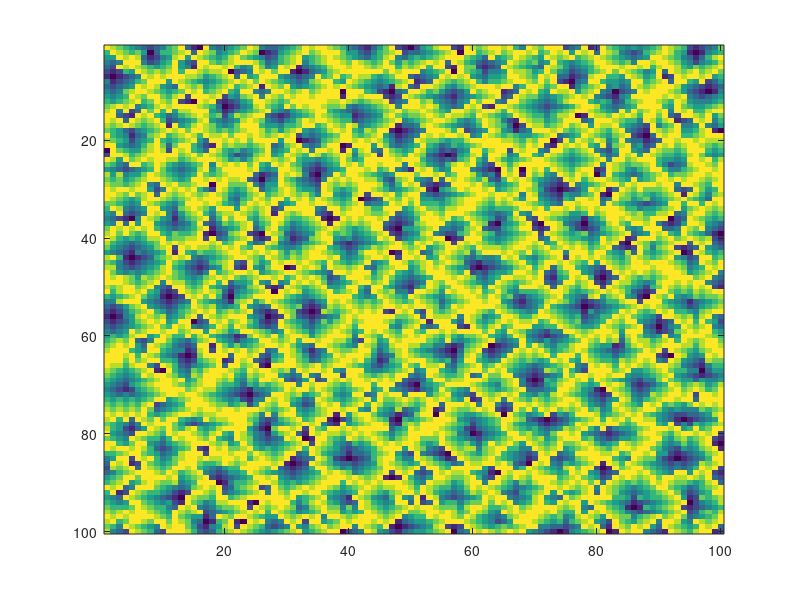

Write MATLAB code to recreate this figure.
A = [9 8 7 6 5 4 3 2 3 4 6 7 9 3 1 0 9 4 3 4 5 6 7 9 8 4 3 3 4 5 6 7 9 8 9 9 8 7 6 4 3 2 1 3 5 7 9 2 1 0 2 5 6 8 9 9 2 1 9 8 7 8 9 9 8 9 6 4 9 8 7 9 9 9 2 3 4 9 1 2 9 7 6 5 4 5 4 5 6 7 9 8 7 6 2 1 2 3 4 7
6 9 8 7 6 7 5 0 3 6 6 7 8 9 3 9 8 7 4 5 6 7 9 8 7 0 1 2 5 6 7 8 9 7 8 9 9 9 7 5 5 3 2 4 6 7 8 9 2 3 3 4 5 6 7 8 9 0 9 9 6 7 8 9 7 8 9 9 8 9 6 7 9 8 9 5 9 8 9 3 9 8 7 4 3 2 3 6 7 8 9 8 6 5 1 0 1 4 5 6
5 5 9 8 9 8 3 1 2 4 5 8 9 5 9 8 7 6 5 6 8 9 7 6 5 4 2 3 6 7 8 9 5 6 7 8 9 8 7 6 5 4 3 5 6 8 9 4 3 5 6 5 6 7 8 9 9 9 7 6 5 3 9 5 6 7 9 8 7 6 5 9 8 7 8 9 6 7 8 9 8 7 6 5 4 3 4 5 9 9 8 7 6 4 3 1 3 6 8 9
4 3 4 9 9 9 4 2 3 5 6 9 5 3 2 9 9 7 6 7 8 9 9 9 8 6 3 4 6 7 8 9 4 6 7 8 9 9 8 7 9 8 7 6 7 9 7 5 7 6 7 8 9 8 9 3 9 8 6 5 3 2 3 4 5 9 8 7 6 7 4 5 9 6 5 4 5 6 7 9 9 8 7 6 7 4 9 9 8 9 9 8 7 5 4 2 4 5 6 8
3 2 9 8 9 8 7 6 5 6 7 9 5 4 1 9 8 9 9 8 9 6 4 5 9 7 4 5 9 8 9 1 3 4 5 6 8 9 9 8 9 9 8 7 8 9 9 6 8 7 8 9 6 9 9 2 1 9 7 7 2 1 2 3 9 8 7 6 5 4 3 9 8 7 5 3 4 5 6 8 9 9 9 8 9 9 8 9 6 8 9 9 8 6 5 7 6 7 8 9
2 1 2 6 5 9 8 7 8 7 8 9 6 9 9 8 7 8 8 9 0 2 3 4 9 8 9 7 9 9 1 0 1 3 4 5 7 8 9 9 9 9 9 9 9 7 9 8 9 9 9 4 5 6 7 9 0 9 7 6 5 2 4 4 5 9 8 8 7 5 6 9 7 5 4 2 3 4 6 7 8 9 7 9 8 7 6 4 5 9 3 9 8 7 8 9 7 8 9 7
1 0 1 2 3 4 9 8 9 8 9 9 9 8 8 7 5 6 7 8 9 3 9 5 6 9 9 9 5 4 3 2 3 4 9 6 7 9 6 7 9 8 8 6 5 6 7 9 9 3 2 3 4 5 9 8 9 8 9 5 4 3 5 5 6 9 9 8 7 6 9 8 9 3 3 1 2 3 8 9 9 6 6 5 9 8 7 5 6 9 1 2 9 8 9 9 8 9 5 6
4 1 2 3 4 6 7 9 9 9 5 9 8 7 6 5 4 5 6 7 8 9 8 9 7 9 8 7 6 5 4 3 4 7 8 9 9 6 5 9 8 7 6 5 4 5 6 7 8 9 1 2 3 9 8 7 6 7 8 9 6 4 6 6 7 8 9 9 8 7 9 7 9 2 1 0 3 4 9 9 6 5 5 4 5 9 9 6 7 8 9 3 9 9 6 5 9 2 3 5
3 2 3 4 5 9 8 9 8 5 4 3 9 8 7 8 5 6 7 8 9 6 7 8 9 1 9 8 7 9 5 4 5 6 7 8 9 8 9 8 7 6 5 4 3 4 1 8 9 3 2 9 9 8 7 5 4 6 7 8 9 9 9 8 9 9 4 6 9 9 8 6 7 9 9 1 4 6 7 8 9 4 5 3 4 9 8 7 8 9 9 9 8 5 4 3 2 1 2 3
4 3 4 7 8 9 9 8 7 6 5 6 7 9 8 9 6 7 8 9 6 5 9 9 4 3 4 9 9 8 7 8 9 7 8 9 9 9 0 9 9 9 6 5 2 1 0 3 4 9 9 8 6 7 5 3 2 3 5 9 7 8 9 9 1 2 3 9 8 9 6 5 9 8 8 9 5 7 8 9 4 3 0 2 3 4 9 8 9 9 9 8 7 5 3 2 1 0 1 4
5 4 5 6 9 8 7 9 9 7 6 8 9 2 9 9 9 8 9 2 5 4 7 8 9 4 9 8 7 9 8 9 9 8 9 9 9 9 1 9 9 8 9 9 9 2 1 2 9 8 7 6 5 4 3 2 1 3 4 5 6 7 8 9 2 3 9 8 7 7 5 4 5 6 7 8 9 8 9 4 3 2 1 4 5 9 9 9 9 9 8 9 8 9 4 3 2 3 4 5
6 5 6 7 8 9 6 7 9 8 7 9 2 1 0 9 8 9 2 1 2 3 5 6 9 9 8 7 6 7 9 9 9 9 9 9 8 8 9 8 7 6 7 8 8 9 2 3 4 9 9 7 8 5 4 3 2 4 5 9 7 9 9 4 3 9 9 7 6 5 4 3 4 6 8 9 9 9 6 5 6 5 2 3 6 7 8 9 9 8 7 6 9 8 5 4 4 4 5 6
7 8 9 8 9 4 5 6 8 9 8 9 9 9 9 8 7 6 3 0 1 2 4 5 8 9 7 6 5 9 7 9 8 9 9 8 7 7 8 4 3 4 5 6 7 8 9 4 9 9 9 8 9 8 5 4 3 4 9 8 9 2 1 9 9 8 7 6 5 4 3 2 3 4 5 6 8 9 9 8 5 4 3 4 5 6 9 9 9 9 6 5 9 7 6 5 5 6 7 8
8 9 4 9 2 3 9 7 9 6 9 5 8 8 9 9 9 5 4 1 2 4 5 6 7 8 9 5 4 3 5 6 7 8 9 9 6 5 4 3 2 3 4 5 6 7 8 9 7 8 8 9 8 7 6 5 9 9 8 7 8 9 9 8 6 9 8 7 6 5 4 3 5 6 7 8 9 9 8 7 6 5 4 9 6 9 7 8 9 8 9 4 9 8 9 6 6 8 9 9
9 9 3 2 1 9 8 9 6 5 3 4 6 7 8 9 8 6 7 2 5 8 7 8 9 9 3 2 1 2 4 5 6 7 9 8 7 6 5 5 1 2 3 4 5 8 9 7 6 7 7 8 9 8 7 9 8 8 7 6 9 8 7 6 5 6 9 8 7 6 6 4 6 8 8 9 0 1 9 8 8 7 9 8 9 8 6 9 9 7 9 3 2 9 9 8 7 9 5 7
9 8 9 3 9 8 7 8 9 6 2 3 4 5 6 8 9 5 4 3 4 5 8 9 8 7 4 3 2 4 5 7 9 8 9 9 8 7 6 6 2 3 4 5 6 7 8 9 4 5 6 7 8 9 9 8 7 5 4 5 7 9 8 7 4 2 1 9 8 7 7 5 6 7 9 9 9 3 4 9 9 9 8 7 6 6 4 9 8 6 8 9 1 2 3 9 8 9 4 6
8 7 8 9 8 7 6 7 8 9 1 9 5 6 8 9 8 7 5 4 5 7 9 9 9 6 5 5 4 6 6 7 9 9 6 7 9 8 7 9 8 4 5 6 7 8 9 1 3 3 4 8 9 8 7 6 5 4 3 4 6 9 8 7 6 3 0 2 9 8 8 6 7 8 9 7 8 9 5 9 8 8 9 6 5 4 3 2 9 4 6 7 9 4 4 5 9 4 3 5
7 6 5 3 2 4 5 6 7 8 9 8 9 7 9 9 8 7 6 7 6 7 8 9 9 8 6 7 5 7 8 9 5 4 5 6 8 9 8 9 6 5 8 7 9 9 1 0 1 2 3 4 9 9 9 8 6 9 2 3 4 5 9 8 5 4 1 3 4 9 9 9 8 9 7 6 7 8 9 8 7 6 8 9 4 3 2 1 9 8 7 8 9 5 5 6 8 9 1 0
9 6 5 4 1 3 4 7 8 9 6 7 8 9 8 6 9 8 8 9 7 9 9 8 9 8 7 8 9 8 9 2 4 3 4 5 6 7 9 9 7 6 7 8 9 5 3 1 2 3 4 9 8 9 8 9 9 8 9 4 5 9 8 7 6 7 6 5 5 6 7 8 9 3 4 5 6 9 8 7 6 5 7 8 9 2 1 0 3 9 8 9 9 6 6 7 8 9 9 9
8 7 6 5 2 4 5 6 9 6 5 6 7 8 9 5 3 9 9 8 9 8 9 7 9 9 9 9 5 9 9 0 1 2 3 6 7 8 9 9 8 9 8 9 8 6 4 2 3 4 9 8 7 7 6 5 6 6 8 9 9 9 9 9 8 8 7 6 8 7 9 9 0 2 9 6 9 8 7 9 8 4 6 9 4 3 3 1 2 3 9 9 8 9 9 8 9 8 8 8
9 9 5 4 3 4 6 8 9 7 3 7 9 9 6 4 2 1 9 7 8 7 7 6 7 8 9 3 4 7 8 9 4 3 4 7 9 9 0 1 9 9 9 5 9 7 4 3 4 5 6 9 6 5 3 4 6 5 6 7 8 9 9 9 9 9 8 7 9 8 9 2 1 9 8 9 8 9 6 5 9 3 7 8 9 4 5 2 3 9 8 9 7 8 9 9 8 7 6 7
0 9 7 6 5 5 7 8 9 8 2 9 8 9 6 5 3 9 8 6 5 6 4 5 6 7 9 4 5 6 9 8 9 4 9 9 8 9 1 9 5 8 9 4 3 9 7 6 5 6 9 8 5 4 2 3 2 4 5 9 9 6 8 9 9 2 9 8 9 9 4 3 9 9 7 6 7 8 9 4 3 2 5 9 9 5 4 3 9 8 7 7 6 7 9 9 9 6 5 6
2 9 9 8 6 7 8 9 9 9 9 9 7 8 9 7 9 8 7 6 4 2 3 4 7 8 9 5 6 9 8 7 6 9 8 6 7 8 9 8 4 7 8 9 2 9 8 7 6 9 8 7 3 2 1 0 1 5 6 8 9 5 9 9 8 4 5 9 9 6 5 9 8 7 6 5 6 7 8 9 5 3 4 9 8 9 5 9 8 7 6 6 5 6 8 9 7 5 4 5
9 8 5 9 7 8 9 8 9 9 8 8 6 7 8 9 9 9 8 7 5 6 4 6 8 9 9 8 7 8 9 6 5 5 4 5 6 7 9 7 5 6 9 9 9 9 9 8 9 9 9 6 4 3 2 3 2 6 7 9 6 4 9 8 6 5 6 7 8 9 9 8 7 6 5 4 5 6 7 8 9 4 9 9 7 8 9 9 9 6 5 5 4 5 9 9 8 9 6 8
7 6 4 3 9 9 6 7 9 8 6 5 4 5 6 7 9 4 9 8 9 8 9 7 9 6 5 9 8 9 7 6 4 3 2 4 5 6 9 8 9 7 9 9 8 9 9 9 4 9 8 7 5 4 3 6 8 9 8 9 5 3 2 9 8 6 8 9 9 9 9 9 8 7 6 5 6 7 8 9 4 9 8 7 6 7 7 8 9 6 4 2 3 4 8 9 9 8 7 9
5 4 3 2 3 4 5 6 9 7 5 4 3 4 5 8 9 5 7 9 9 9 9 8 9 5 4 5 9 9 8 7 3 2 1 2 4 5 6 9 9 9 8 9 6 7 9 4 3 1 9 8 9 6 4 5 9 9 9 4 3 2 1 0 9 7 9 0 9 8 9 6 9 8 7 6 8 9 9 1 2 9 8 7 5 4 6 7 9 9 6 4 4 6 7 8 9 9 8 9
8 5 8 4 5 5 7 9 8 7 6 5 4 5 6 9 7 6 7 8 9 9 9 9 3 1 2 3 9 8 9 8 4 1 0 3 4 9 7 9 9 8 7 6 5 4 5 9 9 9 7 9 9 8 9 6 7 9 9 8 5 3 4 1 9 8 9 1 9 7 8 5 4 9 8 7 9 8 9 0 3 9 6 5 4 3 4 6 7 8 9 6 7 7 8 9 9 8 9 9
7 6 7 5 6 7 8 9 9 8 7 6 5 6 9 9 8 9 8 9 8 8 9 3 2 0 3 4 9 7 6 4 3 2 1 4 9 8 9 8 9 9 8 8 6 3 2 7 8 9 5 4 3 9 3 9 8 9 8 7 6 8 3 2 6 9 8 9 8 6 5 4 3 2 9 8 9 6 8 9 9 8 7 6 5 9 5 6 7 9 9 8 9 8 9 9 8 7 8 9
8 7 7 6 7 8 9 4 3 9 8 9 7 7 8 9 9 0 9 9 7 7 7 9 4 2 5 5 9 8 7 5 4 3 2 9 8 7 8 7 8 9 9 9 8 5 3 6 9 8 9 3 2 1 2 3 9 9 9 8 9 7 6 4 5 6 7 9 9 7 4 3 2 1 2 9 4 5 6 7 8 9 9 7 9 8 9 9 9 8 9 9 4 9 9 8 7 6 9 9
9 8 9 9 8 9 9 5 2 4 9 8 9 8 9 6 4 2 9 8 6 5 6 8 9 3 5 6 8 9 8 6 5 5 3 9 8 6 5 6 7 9 9 8 7 6 4 5 6 7 8 9 1 0 5 6 7 9 8 9 9 8 9 5 6 7 8 9 8 7 5 2 1 0 1 2 3 5 9 8 9 1 3 9 8 7 9 7 7 7 8 9 3 2 3 9 7 5 6 9
9 9 8 7 9 7 8 9 3 9 8 7 8 9 8 7 8 9 8 7 5 4 5 7 8 9 6 7 8 9 8 7 8 6 4 9 9 5 4 5 8 9 2 9 9 8 9 6 8 9 9 4 3 2 3 4 5 6 7 8 9 9 8 9 9 8 9 4 9 8 4 3 2 1 5 4 4 6 7 9 1 0 9 8 7 6 7 6 5 6 7 8 9 1 9 8 6 4 7 8
9 8 7 6 5 6 8 9 9 8 7 6 7 8 9 8 9 9 9 7 4 3 6 7 9 8 7 9 9 6 9 8 9 7 9 8 7 6 5 6 9 0 1 2 3 9 8 7 9 8 9 5 5 4 4 6 7 8 9 9 9 8 7 9 8 9 7 5 9 9 5 4 3 2 6 5 9 9 8 9 3 4 9 7 7 5 6 7 4 5 6 7 8 9 7 6 5 3 9 9
7 7 6 5 4 5 9 8 7 6 5 4 6 9 9 9 8 9 8 6 5 4 7 9 8 9 8 9 4 5 6 9 9 8 9 9 8 7 6 7 8 9 3 4 4 6 9 8 9 7 9 6 6 6 5 6 7 8 9 9 8 7 6 8 7 8 9 9 8 7 6 5 4 3 9 9 8 9 9 9 4 9 7 6 5 4 3 2 3 4 5 9 9 6 9 9 6 9 8 9
6 9 8 4 3 4 5 9 9 5 4 3 7 8 9 8 7 5 9 9 9 5 9 8 7 8 9 2 3 9 9 9 9 9 4 3 9 9 7 8 9 9 8 6 6 9 9 9 5 6 8 9 7 7 6 8 8 9 9 9 7 6 5 6 6 6 7 9 9 8 9 6 9 9 8 9 7 8 9 8 9 9 9 8 6 6 4 5 5 6 7 8 9 5 7 8 9 8 7 8
5 4 9 3 2 3 4 9 8 9 4 2 5 7 8 9 6 4 7 8 8 9 8 7 6 8 9 1 9 8 7 8 9 9 3 2 1 9 8 9 9 9 8 7 7 8 9 3 4 5 7 8 9 8 7 9 9 9 8 7 6 5 4 3 4 5 9 5 4 9 9 9 8 8 7 5 5 6 9 7 8 9 9 9 8 7 8 6 6 8 8 9 3 4 8 9 9 7 6 7
4 3 2 1 0 4 9 8 7 5 4 1 4 6 7 8 9 3 6 9 7 9 9 6 5 7 8 9 9 7 6 6 7 8 9 1 0 1 9 8 9 8 9 9 8 9 3 2 3 4 6 9 9 9 8 9 6 7 9 8 7 6 5 2 3 6 8 9 3 2 9 8 7 6 5 4 4 1 4 5 7 9 9 8 9 8 8 7 9 9 9 0 2 3 9 8 7 6 5 6
5 4 9 3 9 5 9 9 5 4 3 2 3 4 6 9 3 2 4 7 6 7 8 9 4 6 7 9 8 6 4 5 6 7 8 9 1 9 8 7 8 7 8 9 9 3 2 1 2 3 7 8 9 9 9 5 4 5 6 9 8 7 1 0 4 5 6 8 9 1 0 9 9 8 4 3 2 0 3 4 5 8 9 7 6 9 9 8 9 4 2 1 2 5 9 9 8 5 4 3
7 9 8 9 8 9 8 9 6 5 4 3 4 5 6 8 9 1 3 4 5 6 8 9 3 5 8 9 6 5 3 4 5 6 7 8 9 8 7 6 5 6 7 9 9 2 1 0 5 5 6 7 8 9 4 4 3 4 7 8 9 3 2 2 5 6 7 9 9 2 1 2 9 8 7 4 2 1 2 3 6 7 8 9 5 4 5 9 9 9 3 3 4 9 8 7 9 4 3 2
8 9 7 9 7 6 7 9 9 6 5 7 6 6 7 9 1 0 2 3 7 8 9 2 1 0 9 8 7 3 2 3 4 5 8 9 8 6 7 6 4 5 6 7 8 9 2 1 3 4 5 8 9 4 3 2 2 6 7 9 8 7 6 3 4 5 6 7 8 9 2 9 8 7 6 5 6 7 3 4 5 6 7 8 9 3 4 5 9 8 9 6 5 9 7 6 5 3 1 0
9 8 6 5 6 5 6 8 8 9 6 7 7 8 8 9 2 9 3 4 6 7 8 9 2 1 2 9 6 4 1 2 3 7 8 9 9 5 4 5 3 4 5 6 9 8 9 2 4 5 6 7 8 9 9 0 1 2 9 9 9 6 5 4 5 6 7 8 9 9 3 4 9 8 7 6 6 5 4 5 9 7 8 9 1 2 9 9 9 7 8 9 7 8 9 8 7 8 2 1
8 6 5 4 3 4 5 6 7 9 8 9 8 9 9 9 9 8 9 6 7 9 9 5 3 4 9 8 4 3 2 3 5 6 7 8 9 3 2 1 2 3 4 5 6 7 8 9 7 6 9 8 9 7 8 9 2 9 8 9 8 7 6 5 6 7 8 9 9 8 9 5 6 9 8 7 8 7 5 6 9 8 9 1 0 9 8 7 5 6 7 8 9 9 3 9 8 9 3 2
7 5 4 3 2 3 4 5 7 8 9 2 9 8 9 8 8 7 8 9 8 9 7 6 9 9 7 6 5 4 4 5 7 8 9 9 6 5 3 2 3 5 6 8 7 8 9 9 8 7 8 9 5 6 7 9 9 8 7 6 9 8 8 8 7 8 9 9 8 7 8 9 7 8 9 8 9 8 6 7 8 9 3 2 1 2 9 7 4 7 8 9 2 1 2 3 9 5 4 3
5 4 3 2 1 4 3 4 5 6 9 1 9 6 5 7 6 6 7 8 9 9 8 9 8 9 8 9 7 5 7 6 8 9 9 8 7 6 5 3 4 7 9 9 8 9 0 1 9 8 9 3 4 7 8 9 8 7 8 4 7 9 9 9 8 9 8 7 9 6 7 8 9 9 4 9 9 9 7 9 9 6 5 4 8 3 9 6 5 6 7 8 9 0 1 9 8 6 5 6
8 9 6 1 0 1 2 3 6 7 8 9 8 9 4 3 4 5 6 7 8 9 9 8 7 6 9 8 7 6 8 7 8 9 9 9 8 9 5 4 5 6 8 9 9 8 9 2 9 9 8 9 5 6 9 8 7 6 4 3 5 4 4 5 9 8 9 6 5 4 6 7 8 9 2 9 8 9 8 9 8 7 6 5 7 9 8 7 6 7 8 9 5 4 2 3 9 9 6 7
7 6 4 2 1 2 3 4 5 6 9 7 6 4 3 2 3 6 7 8 9 3 2 9 7 5 6 9 8 9 9 8 9 8 7 6 9 7 6 5 6 7 9 4 5 6 9 9 8 6 7 8 9 7 8 9 8 7 3 2 1 3 3 4 6 7 8 9 6 5 7 9 9 8 9 8 7 6 9 5 9 8 7 6 7 9 9 8 9 9 9 8 7 6 3 4 9 8 7 9
8 8 4 3 2 3 4 5 6 8 9 6 5 3 2 1 2 4 5 8 9 2 1 9 5 4 7 9 9 0 1 9 8 9 8 5 9 8 8 7 8 9 4 3 6 7 8 9 9 5 6 8 9 8 9 7 6 5 4 1 0 1 2 3 4 5 7 8 9 6 8 9 3 7 9 9 6 5 4 3 2 9 8 7 8 9 9 9 8 9 9 9 8 7 4 5 6 9 8 9
9 7 5 4 5 4 5 6 7 8 9 7 6 4 3 2 4 9 6 7 8 9 9 8 9 5 6 7 8 9 9 8 7 6 5 4 3 9 9 8 9 9 9 5 7 8 9 6 5 4 6 7 9 9 9 8 7 6 9 2 3 2 4 5 5 6 9 9 8 7 9 3 2 6 7 9 9 5 4 2 1 2 9 8 9 8 9 8 7 8 9 9 9 8 5 6 7 8 9 4
9 8 9 8 7 5 8 7 8 9 8 7 6 5 4 5 7 8 9 8 9 7 6 7 8 9 9 8 9 6 7 9 8 9 8 6 2 3 6 9 9 9 8 6 7 9 7 5 4 3 4 5 6 9 9 9 8 9 8 7 4 3 5 6 9 9 8 8 9 8 9 2 1 5 6 9 8 9 6 1 0 2 3 9 8 7 6 7 6 7 8 9 9 9 9 7 8 9 4 3
9 9 9 8 7 6 7 8 9 4 9 8 8 6 5 6 8 9 6 9 3 5 5 6 9 5 4 9 4 5 9 8 9 8 9 7 3 4 5 6 8 9 9 7 8 9 6 4 3 2 3 4 9 8 7 9 9 8 7 6 5 4 5 9 8 7 6 7 8 9 9 3 2 4 9 9 7 8 9 2 1 3 9 8 8 6 5 4 5 8 9 9 8 9 8 9 9 4 3 2
8 7 8 9 9 7 8 9 4 3 2 9 9 7 6 7 9 6 5 4 2 3 4 7 8 9 2 1 2 9 8 7 6 7 8 9 5 5 6 9 9 6 4 9 9 6 5 3 2 1 4 6 9 8 6 7 9 9 8 7 8 5 9 8 7 6 5 9 9 9 8 9 3 9 8 7 6 8 9 9 2 9 8 7 6 5 4 2 6 7 9 8 7 8 7 9 8 9 2 1
9 6 8 9 9 8 9 6 5 2 1 2 9 8 7 8 9 8 7 3 1 4 5 6 7 8 9 0 9 8 9 8 5 6 7 8 9 6 7 8 9 5 3 9 8 7 8 4 4 2 9 9 8 7 5 9 8 9 9 8 9 6 7 9 7 5 4 6 6 6 7 8 9 9 8 6 5 6 7 8 9 8 9 8 6 3 2 1 2 9 9 7 6 7 6 8 7 8 9 9
6 5 6 7 8 9 7 5 4 1 0 1 2 9 8 9 7 9 6 2 0 5 6 7 9 9 9 9 9 7 6 5 4 5 6 7 9 9 9 9 6 5 4 5 9 8 7 6 5 9 8 7 6 5 4 6 7 8 9 9 8 7 9 8 6 7 3 2 4 5 6 7 8 9 6 5 4 3 8 9 5 7 8 9 5 4 1 0 9 8 7 9 5 4 5 7 6 7 7 8
4 4 8 9 9 9 5 4 3 2 1 2 3 4 9 7 6 5 4 3 1 7 8 9 5 7 9 8 7 6 5 4 3 2 4 5 9 8 9 8 7 6 7 6 7 9 8 7 6 7 9 8 7 6 3 5 6 7 8 9 9 8 9 9 5 4 2 1 3 4 5 8 9 8 7 5 3 1 2 3 4 6 6 8 9 9 2 9 9 9 6 5 4 3 1 3 4 5 6 7
3 2 3 5 7 8 9 5 4 3 2 3 5 6 9 8 7 8 5 4 5 6 9 5 4 3 4 9 8 7 6 7 2 1 2 4 8 7 8 9 8 7 8 7 8 9 9 8 9 8 9 9 8 7 4 6 9 8 9 9 9 9 9 8 7 5 3 2 3 4 6 9 6 5 4 3 2 0 1 2 3 4 5 6 7 8 9 8 9 8 7 6 5 4 2 3 5 6 7 8
2 1 2 4 6 7 8 9 6 5 3 4 6 7 8 9 8 9 6 7 8 7 8 9 3 2 1 2 9 8 7 2 1 0 1 8 7 6 7 8 9 8 9 8 9 2 1 9 8 9 4 2 9 7 6 7 8 9 9 9 8 7 6 9 8 7 6 5 4 5 9 8 7 6 5 4 4 1 5 3 4 5 6 9 8 9 7 6 7 9 8 9 6 6 5 4 7 8 9 9
1 0 1 4 5 8 9 8 7 8 4 5 6 8 9 3 9 8 7 8 9 9 9 5 4 3 0 1 2 9 7 3 2 1 2 3 4 5 8 9 8 9 9 9 9 9 9 7 7 8 9 3 9 8 8 8 9 4 9 8 7 4 5 6 9 9 8 6 6 8 9 9 8 7 6 5 6 2 3 4 6 6 9 8 9 7 6 5 4 2 9 9 8 7 8 5 8 9 4 3
2 1 2 3 5 7 8 9 8 9 5 6 9 9 0 2 3 9 8 9 7 8 9 7 5 2 1 2 9 7 6 5 4 2 4 7 5 7 8 9 7 8 9 9 9 8 7 5 6 7 8 9 1 9 9 9 5 3 9 8 6 5 6 8 9 8 9 8 8 9 6 7 9 8 7 6 7 3 4 5 6 9 8 7 9 9 5 4 3 1 2 3 9 8 9 6 9 6 5 2
3 2 3 4 5 6 7 8 9 7 6 9 8 9 4 3 4 6 9 8 6 9 8 6 5 3 2 3 9 8 7 6 4 3 5 6 7 8 9 8 6 9 9 9 9 9 5 4 7 8 9 4 3 4 9 9 9 2 1 9 7 6 8 9 6 7 9 9 9 5 5 6 6 9 8 7 6 5 5 6 9 8 7 6 7 8 9 3 2 0 2 4 5 9 8 7 8 9 4 3
4 3 4 5 9 7 8 9 9 8 9 9 7 8 9 9 5 9 8 7 5 6 9 9 8 7 6 4 5 9 8 7 6 4 6 7 8 9 8 7 5 6 9 8 9 8 7 6 9 9 7 6 9 9 8 9 8 9 9 9 9 7 9 6 5 9 8 7 5 4 3 2 4 4 9 9 8 7 8 9 9 9 8 5 9 9 9 4 3 1 2 3 7 8 9 8 9 9 6 5
5 6 5 6 8 9 9 5 6 9 8 6 6 9 6 8 9 6 5 4 3 1 2 7 9 8 7 9 6 8 9 9 8 5 7 8 9 9 9 8 4 9 8 7 6 9 8 7 8 9 8 9 8 7 6 8 6 5 7 7 8 9 6 5 4 6 9 8 4 3 2 1 2 3 4 7 9 8 9 8 9 8 9 4 8 9 7 5 4 5 9 4 5 9 9 9 9 8 7 6
6 7 8 7 9 3 2 4 9 9 7 5 4 3 5 7 8 9 6 5 4 2 4 5 6 9 9 8 7 8 9 6 9 9 8 9 9 8 8 6 3 2 9 8 5 6 9 8 9 9 9 9 7 6 5 9 5 4 5 6 7 8 9 4 3 4 5 9 5 4 3 5 3 4 5 6 7 9 8 7 9 7 8 3 7 9 8 8 6 7 8 9 6 9 8 7 8 9 9 7
7 8 9 8 9 5 3 9 8 7 6 4 3 2 3 9 9 1 9 7 5 7 5 6 7 8 9 9 8 9 7 5 4 3 9 9 8 7 6 5 4 9 8 7 4 5 8 9 9 8 8 6 6 4 4 2 1 2 6 7 8 9 0 1 2 3 4 9 6 9 7 5 4 6 6 8 9 9 7 6 5 5 1 2 6 8 9 8 7 8 9 9 9 8 8 6 8 9 9 8
8 9 9 9 6 5 4 9 9 6 5 4 4 1 2 8 9 2 9 8 9 8 9 7 8 9 3 4 9 9 8 6 3 1 3 4 9 8 7 7 8 9 9 6 3 5 7 8 9 7 6 5 4 3 2 1 0 3 7 8 9 2 1 2 3 4 9 8 9 8 9 7 5 6 7 8 9 8 6 5 4 3 2 3 5 6 7 9 8 9 2 9 8 7 6 5 7 8 9 9
9 9 9 8 9 6 9 8 7 5 4 3 1 0 1 7 9 9 9 9 3 9 9 8 9 3 2 5 6 9 8 7 5 2 3 5 6 9 8 9 9 9 8 5 2 3 4 8 9 8 7 6 6 4 3 2 1 4 8 9 7 4 2 3 5 9 8 7 8 7 8 9 6 9 9 9 6 9 7 6 5 5 3 5 6 7 9 9 9 2 1 0 9 8 5 4 5 9 8 9
9 9 9 7 9 7 8 9 9 6 6 5 2 1 2 6 7 8 9 1 2 9 8 9 3 2 1 6 7 9 9 7 6 3 4 6 7 8 9 9 8 9 6 4 1 2 6 7 8 9 9 9 7 6 5 6 2 5 9 9 6 5 4 5 9 8 7 6 7 6 5 6 9 8 9 6 5 9 8 7 6 6 5 8 7 8 9 8 9 4 3 9 8 5 4 3 2 8 7 7
9 8 8 6 8 9 9 4 2 9 8 6 3 2 4 5 6 7 9 3 9 9 7 8 9 1 0 9 9 9 9 8 7 8 9 7 8 9 9 8 7 6 5 3 2 4 5 6 9 7 6 9 8 8 9 4 3 6 7 8 9 6 7 9 8 7 6 5 4 3 4 5 6 7 8 9 4 3 9 8 9 8 6 9 8 9 8 7 8 9 9 8 7 4 3 2 1 4 6 6
8 7 6 5 6 7 8 9 1 0 9 6 4 3 7 6 8 9 9 9 8 7 6 9 8 9 9 8 7 8 4 9 8 9 9 8 9 5 4 9 9 9 5 4 4 5 6 7 8 9 4 5 9 9 6 5 4 7 8 9 9 7 9 8 9 6 5 4 3 2 3 8 7 6 9 6 4 2 9 9 9 9 7 8 9 5 5 6 7 8 9 7 6 6 4 4 0 3 5 5
7 6 5 4 5 6 9 8 9 9 8 7 5 4 8 7 9 9 9 8 9 6 5 8 7 8 9 9 5 4 3 4 9 4 3 9 9 9 2 9 9 8 7 6 7 8 7 9 9 4 3 4 9 8 7 6 6 7 9 3 4 9 7 7 9 9 4 3 2 1 2 3 4 5 9 7 9 9 8 9 9 8 9 9 5 4 4 5 6 7 8 9 5 4 3 2 1 2 3 4
6 5 4 3 4 5 6 7 8 9 9 8 9 5 6 8 9 9 8 7 8 5 4 7 6 9 9 8 9 3 2 3 5 9 2 3 9 8 9 8 9 9 8 9 8 9 8 9 3 2 2 3 6 9 9 7 8 8 9 9 9 8 6 6 7 8 9 4 1 0 1 6 5 7 8 9 8 9 6 9 8 7 6 5 4 3 2 4 4 7 9 7 6 5 5 3 5 4 4 5
5 4 3 2 5 6 7 8 9 9 9 8 7 6 7 8 9 9 7 6 6 5 3 6 5 7 6 7 8 9 9 4 9 8 9 9 8 7 6 7 9 9 9 6 9 9 9 3 2 1 0 4 5 6 7 9 9 9 9 8 7 6 5 4 7 8 9 4 2 1 2 5 6 8 9 9 7 6 5 6 9 8 9 8 5 2 1 2 3 5 6 9 8 6 7 8 7 5 6 8
4 3 2 1 2 5 6 7 8 9 9 9 9 7 8 9 8 8 6 5 4 3 2 1 4 4 5 6 7 9 8 9 9 7 9 8 7 6 5 6 7 8 9 5 6 9 5 4 3 2 1 3 4 6 9 7 6 5 4 9 8 7 6 5 6 7 8 9 3 3 3 4 5 9 9 8 7 5 4 1 0 9 8 7 6 3 2 3 5 6 7 8 9 7 8 9 8 6 7 9
5 4 3 4 3 4 5 6 7 8 9 9 8 9 9 8 7 6 5 4 3 2 1 0 2 3 4 9 9 8 7 8 5 6 7 9 8 5 4 5 9 9 3 4 9 8 9 9 4 9 9 9 5 7 8 9 5 4 3 2 9 8 7 8 9 8 9 6 5 4 6 5 8 9 8 7 6 5 3 2 1 2 9 8 7 4 3 4 8 7 8 9 9 8 9 2 9 9 8 9
6 5 6 5 6 5 6 7 9 9 5 6 7 8 9 9 8 7 6 5 4 5 2 1 4 4 9 8 9 8 6 5 3 4 9 8 7 6 5 6 7 8 9 5 9 7 7 8 9 8 7 8 9 8 9 8 6 5 9 1 2 9 8 9 4 9 8 7 6 8 7 6 7 8 9 9 8 6 4 3 2 4 5 9 8 5 4 6 7 8 9 9 8 9 9 3 9 9 9 9
7 6 7 6 7 6 8 9 2 3 4 5 6 9 9 9 9 8 7 7 5 6 7 2 5 9 8 7 9 9 5 4 2 3 8 9 8 9 6 7 8 9 6 9 8 6 6 7 8 7 6 7 9 9 3 9 9 9 8 9 4 9 9 4 2 3 9 9 8 9 8 7 8 9 9 8 9 7 5 4 3 5 9 8 7 6 5 9 8 9 6 7 6 5 7 9 8 9 8 9
8 7 8 7 8 7 9 7 3 4 5 6 7 8 9 8 9 9 8 9 9 8 9 9 9 8 7 6 7 8 9 5 4 5 7 8 9 9 8 9 9 5 4 9 6 5 4 8 3 4 5 8 9 1 2 9 8 7 7 8 9 8 9 2 1 2 9 7 9 6 9 8 9 7 8 7 8 9 6 7 4 5 8 9 8 7 8 9 9 7 5 4 5 4 4 4 7 6 7 8
9 8 9 8 9 8 9 6 5 6 7 8 9 9 8 7 8 8 9 9 9 9 9 8 7 4 9 4 8 9 9 6 5 6 7 8 9 1 9 5 8 9 9 7 5 4 3 1 2 3 7 9 9 0 9 8 7 6 5 5 6 7 8 9 0 9 7 6 4 5 6 9 2 5 4 6 9 9 9 8 5 6 7 8 9 8 9 7 6 5 4 3 2 2 3 3 4 5 8 9
8 9 6 9 3 9 8 7 9 7 9 9 6 5 4 5 9 7 8 8 9 9 9 7 6 3 2 3 6 7 8 9 6 7 9 9 1 0 2 4 7 8 9 8 7 6 1 0 6 5 6 7 8 9 9 9 8 5 4 3 4 5 6 7 9 9 8 7 3 2 1 0 1 2 3 5 6 7 8 9 6 9 8 9 7 9 9 8 8 5 4 3 1 0 1 2 3 4 5 9
7 6 5 4 2 4 9 8 9 9 9 7 5 3 2 3 4 5 6 7 8 9 9 8 5 2 1 4 5 6 7 8 9 8 9 4 2 1 9 5 6 7 8 9 9 8 2 1 7 8 7 9 9 9 9 8 7 6 5 2 4 5 6 7 9 8 6 5 4 4 2 1 2 3 4 6 9 8 9 9 8 9 9 7 6 7 9 9 9 6 5 9 2 4 2 6 5 6 7 8
8 6 5 2 1 3 5 9 8 7 9 7 6 8 9 6 5 6 8 9 9 9 9 5 3 1 0 7 9 9 8 9 2 9 7 6 9 9 8 9 8 9 9 9 9 9 3 5 6 9 8 9 9 9 8 7 6 5 2 1 3 4 5 6 9 8 7 6 5 6 4 3 4 5 8 7 8 9 6 4 9 2 4 5 5 6 7 8 9 9 9 8 9 5 6 9 6 7 9 9
9 5 4 3 2 9 9 8 7 6 9 8 9 9 8 7 6 8 9 6 5 9 8 6 4 3 1 5 7 8 9 3 1 9 8 9 8 8 7 8 9 8 9 8 7 6 4 6 7 9 9 9 9 8 9 8 7 4 3 0 1 3 4 5 6 9 9 7 8 6 5 4 7 9 9 8 9 5 4 3 2 1 2 3 4 5 8 9 9 8 7 6 8 9 9 8 9 8 9 2
7 6 5 4 9 8 7 6 6 4 6 9 8 9 9 8 7 9 6 5 4 9 8 7 4 3 2 3 4 9 8 9 0 1 9 9 7 6 5 9 8 7 8 9 8 7 5 7 8 9 9 7 7 7 9 7 6 5 4 3 2 4 5 6 7 8 9 9 8 7 8 5 6 8 9 9 9 6 7 4 3 2 3 5 5 6 7 8 9 9 6 5 7 8 6 7 8 9 2 1
9 9 6 5 7 9 9 5 4 3 5 6 7 8 9 9 9 8 7 8 5 6 9 7 5 4 3 4 5 6 7 8 9 2 9 8 7 5 4 3 6 5 6 8 9 8 9 8 9 9 8 6 5 6 9 8 7 6 7 5 3 6 9 7 8 9 7 5 9 8 7 6 7 9 7 7 8 9 8 6 4 5 6 9 8 7 8 9 9 7 5 4 5 7 5 6 8 9 1 0
9 8 9 9 8 9 8 6 3 2 3 5 6 7 9 2 1 9 8 9 7 7 8 9 6 5 6 5 6 7 8 9 6 9 8 7 6 5 3 2 3 4 5 6 8 9 9 9 5 9 8 7 4 3 2 9 8 7 8 8 4 7 8 9 9 6 6 4 4 9 8 7 8 9 5 6 7 8 9 8 7 6 8 9 9 8 9 9 7 6 4 3 2 5 4 5 7 8 9 1
6 6 7 8 9 9 7 6 5 3 4 5 8 9 9 9 2 9 9 9 8 9 9 7 9 8 7 6 7 9 9 3 4 9 8 6 5 4 3 1 3 3 4 6 7 8 9 5 3 2 9 4 3 2 1 0 9 8 7 6 5 7 8 9 6 5 4 3 2 3 9 8 9 3 4 5 9 9 9 9 8 8 9 6 7 9 9 8 9 5 5 2 1 2 3 4 5 7 8 9
4 5 9 9 2 9 8 9 6 4 5 7 8 9 9 8 9 8 8 9 9 8 9 6 8 9 8 7 8 9 1 2 3 4 9 8 6 2 1 0 1 2 3 6 8 9 9 6 4 4 9 8 7 5 3 1 2 9 8 7 7 8 9 7 6 5 4 3 1 2 9 9 3 2 3 4 7 8 9 9 9 9 6 5 4 9 8 7 7 4 2 1 0 1 2 3 4 6 9 9
3 9 8 9 1 2 9 7 6 5 6 7 9 9 9 7 6 6 7 9 8 7 8 9 9 9 9 8 9 1 0 1 2 9 8 7 6 4 3 3 2 3 4 5 8 9 8 7 6 5 6 9 8 7 6 5 3 4 9 8 8 9 9 8 9 7 3 2 0 9 8 9 4 3 6 5 6 7 8 9 1 9 8 6 9 8 7 6 5 4 3 2 3 2 3 4 8 7 8 9
2 8 7 8 9 3 9 8 7 6 7 9 9 8 9 6 5 4 3 5 6 6 9 9 9 8 7 9 3 2 1 2 3 6 9 9 7 6 4 5 3 4 5 6 7 9 9 8 7 8 9 3 9 9 7 6 9 9 9 9 9 5 2 9 9 9 4 6 9 8 7 6 5 4 8 9 7 9 9 2 0 1 9 7 8 9 9 7 6 5 4 3 4 3 4 6 9 8 9 2
3 4 6 7 8 9 9 9 8 7 9 8 6 7 8 9 4 3 2 3 5 5 6 9 8 7 6 5 4 3 2 3 4 5 6 9 8 9 8 7 4 5 6 7 8 9 2 9 8 9 3 2 3 9 8 9 8 8 9 6 5 4 1 0 9 8 9 9 8 9 8 7 6 5 6 9 8 9 5 4 1 2 3 9 9 9 8 9 7 6 5 4 9 9 5 9 8 9 2 1
5 6 7 9 9 7 9 9 9 9 8 9 5 6 7 8 9 2 1 2 3 4 5 6 9 9 8 9 5 4 3 4 5 6 7 8 9 9 9 8 9 8 7 8 9 1 0 1 9 6 4 3 5 9 9 8 7 7 8 9 6 3 2 9 8 7 9 8 7 9 9 9 9 6 7 8 9 7 6 5 2 3 9 8 9 8 7 8 9 7 9 9 8 8 9 8 7 9 3 2
6 7 8 9 5 6 8 9 8 7 7 8 4 5 6 9 9 9 0 1 4 6 6 7 8 9 9 8 6 5 6 5 6 7 8 9 9 9 6 9 8 9 8 9 8 9 9 9 8 7 5 4 9 8 8 7 5 6 8 9 9 4 9 9 7 6 4 7 6 8 9 9 8 7 8 9 8 9 7 9 4 9 8 7 6 7 6 7 9 8 9 8 7 7 6 5 6 8 9 3
9 8 9 3 4 9 9 9 7 6 5 4 3 4 7 8 9 8 9 2 3 6 7 8 9 2 3 9 7 6 7 8 9 8 9 9 8 7 5 6 7 8 9 8 7 8 8 9 9 8 6 9 8 7 6 6 4 5 7 9 8 9 8 7 6 5 3 4 5 6 7 9 9 8 9 8 7 8 9 4 9 8 7 6 5 4 5 6 7 9 9 7 6 5 3 4 6 7 8 9
6 9 1 2 9 8 7 6 6 5 4 2 1 2 9 9 8 7 9 3 4 5 6 7 8 9 4 9 8 7 9 9 8 9 9 7 6 5 4 5 6 9 8 7 6 5 7 8 9 9 7 9 8 6 5 4 3 4 6 8 7 8 9 8 4 3 2 5 6 7 8 9 5 9 6 5 6 8 9 3 9 8 7 5 4 3 4 5 6 7 8 9 7 4 2 3 5 6 9 9
5 4 3 9 8 7 6 5 4 3 2 1 0 9 8 7 7 6 9 9 6 7 8 9 9 9 9 9 9 8 9 5 6 7 8 9 5 4 3 1 9 8 7 5 4 3 6 9 5 4 9 1 9 8 4 3 2 3 4 5 6 9 8 9 9 4 3 4 5 8 9 5 4 3 9 7 8 9 9 9 9 9 6 6 5 2 6 5 6 6 7 8 9 5 1 2 7 6 7 8
6 5 4 5 9 9 7 6 5 4 5 2 1 9 7 6 4 5 8 8 9 9 9 1 0 9 8 9 9 9 6 4 6 8 9 8 6 5 3 2 3 9 8 6 5 4 5 9 9 3 9 2 3 9 5 6 6 4 6 7 7 9 7 9 8 9 4 5 6 8 9 6 5 9 8 9 9 5 9 8 7 6 5 4 3 1 2 3 4 5 6 7 8 9 0 2 4 5 6 8
7 6 6 6 7 9 8 7 6 6 4 3 9 8 9 4 3 4 6 7 7 8 9 2 9 8 7 8 9 8 7 3 4 7 8 9 7 7 4 7 4 9 8 7 6 5 6 7 8 9 8 9 9 8 7 7 7 5 8 9 9 8 6 6 7 8 9 7 8 9 9 9 9 8 7 8 9 4 3 9 9 7 6 5 1 0 1 6 5 6 7 8 9 2 1 2 3 4 5 6
8 7 8 9 8 9 9 8 7 6 5 9 8 7 8 9 2 3 4 5 6 7 8 9 8 9 6 9 8 7 6 4 5 6 7 9 8 8 5 6 5 6 9 8 7 6 7 8 9 7 7 8 9 9 8 9 8 6 7 9 8 7 5 4 9 8 9 8 9 9 9 8 9 7 6 6 9 5 9 8 9 8 7 6 4 3 2 3 4 5 6 7 8 9 2 3 6 7 6 8
9 8 9 8 9 9 9 9 8 7 6 9 7 6 5 5 1 3 9 8 7 9 9 8 7 6 5 5 9 8 7 8 9 8 9 4 9 9 8 7 8 9 9 9 8 7 8 9 4 5 6 6 9 8 9 9 8 7 9 8 6 5 4 3 4 7 8 9 9 9 8 7 6 7 4 5 8 9 8 7 5 9 8 7 7 4 6 7 8 9 7 8 9 7 3 4 5 6 7 9
8 9 6 7 9 9 8 7 9 9 7 9 8 7 4 3 0 1 6 7 9 1 0 9 8 9 4 3 4 9 8 9 2 9 9 5 6 7 9 8 9 9 9 8 9 8 9 1 3 4 5 5 6 7 8 9 9 9 8 7 6 5 4 2 3 5 9 9 9 8 7 6 5 6 3 6 7 8 9 5 4 2 9 7 6 5 7 8 9 4 9 9 8 5 4 9 8 7 8 9
7 6 4 9 8 7 6 5 4 9 8 9 9 7 5 2 1 4 5 8 9 2 9 8 7 6 3 2 3 4 9 5 4 7 8 9 7 8 9 9 4 9 8 7 6 9 1 0 1 2 3 4 5 8 9 2 1 2 9 8 7 6 5 6 7 6 7 8 9 9 4 4 3 3 2 3 4 9 8 9 3 1 9 8 7 9 8 9 5 3 9 8 7 6 5 6 9 8 9 3
8 4 3 2 9 8 7 6 3 2 9 9 9 8 6 3 2 3 6 7 8 9 8 7 6 5 4 5 6 7 8 9 5 6 7 8 9 9 0 2 3 4 9 8 5 4 2 1 3 4 5 5 6 7 8 9 0 3 4 9 8 9 8 7 8 9 8 9 5 4 3 2 1 0 1 4 5 6 7 8 9 0 1 9 8 9 9 4 3 2 1 9 8 7 6 8 9 9 1 2];

imagesc(A)
